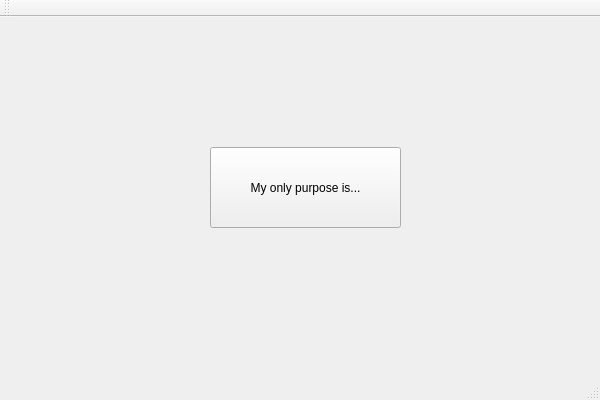
<?xml version="1.0" encoding="UTF-8"?>
<ui version="4.0">
 <class>QtGuiTesterClass</class>
 <widget class="QMainWindow" name="QtGuiTesterClass">
  <property name="geometry">
   <rect>
    <x>0</x>
    <y>0</y>
    <width>600</width>
    <height>400</height>
   </rect>
  </property>
  <property name="windowTitle">
   <string>QtGuiTester</string>
  </property>
  <widget class="QWidget" name="centralWidget">
   <widget class="QPushButton" name="pushButton">
    <property name="geometry">
     <rect>
      <x>210</x>
      <y>130</y>
      <width>191</width>
      <height>81</height>
     </rect>
    </property>
    <property name="text">
     <string>My only purpose is...</string>
    </property>
   </widget>
  </widget>
  <widget class="QMenuBar" name="menuBar">
   <property name="geometry">
    <rect>
     <x>0</x>
     <y>0</y>
     <width>600</width>
     <height>21</height>
    </rect>
   </property>
  </widget>
  <widget class="QToolBar" name="mainToolBar">
   <attribute name="toolBarArea">
    <enum>TopToolBarArea</enum>
   </attribute>
   <attribute name="toolBarBreak">
    <bool>false</bool>
   </attribute>
  </widget>
  <widget class="QStatusBar" name="statusBar"/>
 </widget>
 <layoutdefault spacing="6" margin="11"/>
 <resources>
  <include location="QtGuiTester.qrc"/>
 </resources>
 <connections/>
</ui>
